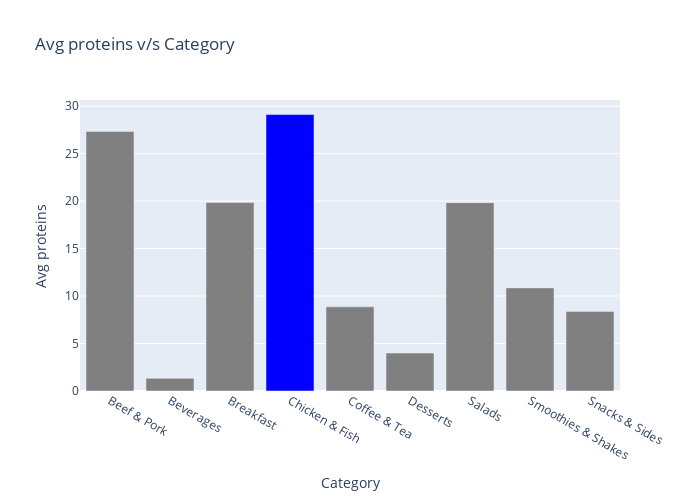

Notebook code cell kept with this figure:
### Markdown cell above
#### 5)average proteins distribution for each category

### Code cell
prot=pd.DataFrame(df.groupby('Category')['Protein'].mean())

colors = ['gray']*9
colors[3] = 'Blue'

fig = go.Figure(data=go.Bar(
     x=prot.index,
     y=prot['Protein'],
     marker_color=colors
))

fig.update_layout(height=500, width=700, title='Avg proteins v/s Category')
fig.update_xaxes(title='Category')
fig.update_yaxes(title='Avg proteins')
fig.show()
pio.write_html(fig, file="avgProteinVsCat.html", auto_open=True)

### Figure 1 — Plotly figure (JSON) as saved in the notebook; plotly's stock layout.template omitted (floating-point values rounded to 4 significant figures)
{"data": [{"marker": {"color": ["gray", "gray", "gray", "Blue", "gray", "gray", "gray", "gray", "gray"]}, "type": "bar", "x": ["Beef & Pork", "Beverages", "Breakfast", "Chicken & Fish", "Coffee & Tea", "Desserts", "Salads", "Smoothies & Shakes", "Snacks & Sides"], "y": [27.33, 1.333, 19.86, 29.11, 8.863, 4, 19.83, 10.86, 8.385]}], "layout": {"height": 500, "title": {"text": "Avg proteins v/s Category"}, "width": 700, "xaxis": {"title": {"text": "Category"}}, "yaxis": {"title": {"text": "Avg proteins"}}}}
